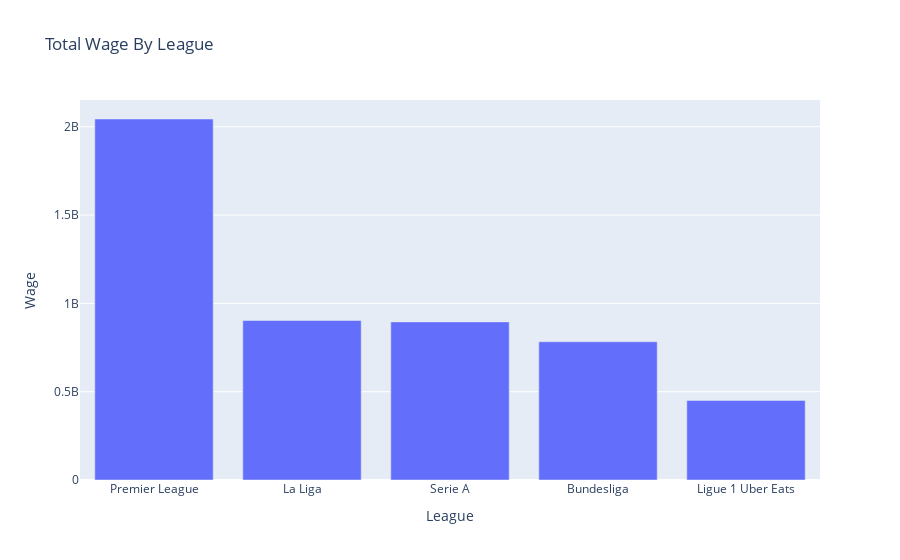

The code cell stored with this chart in its notebook:
### Markdown cell above
#### Plot the Bar & Pie charts using the function 'plots_sum'

### Code cell
plots_sum('League', bar=True, pie=False, data_frame=df_norm)

### Figure 1 — Plotly figure (JSON) as saved in the notebook; plotly's stock layout.template omitted (floating-point values rounded to 4 significant figures)
{"data": [{"alignmentgroup": "True", "hovertemplate": "League=%{x}<br>Wage=%{y}<extra></extra>", "legendgroup": "", "marker": {"color": "#636efa", "pattern": {"shape": ""}}, "name": "", "offsetgroup": "", "orientation": "v", "showlegend": false, "textposition": "auto", "type": "bar", "x": ["Premier League", "La Liga", "Serie A", "Bundesliga", "Ligue 1 Uber Eats"], "xaxis": "x", "y": [2043984250, 903019550, 895204750, 782707250, 450793000], "yaxis": "y"}], "layout": {"barmode": "relative", "legend": {"tracegroupgap": 0}, "title": {"text": "Total Wage By League"}, "xaxis": {"anchor": "y", "domain": [0, 1], "title": {"text": "League"}}, "yaxis": {"anchor": "x", "domain": [0, 1], "title": {"text": "Wage"}}}}
